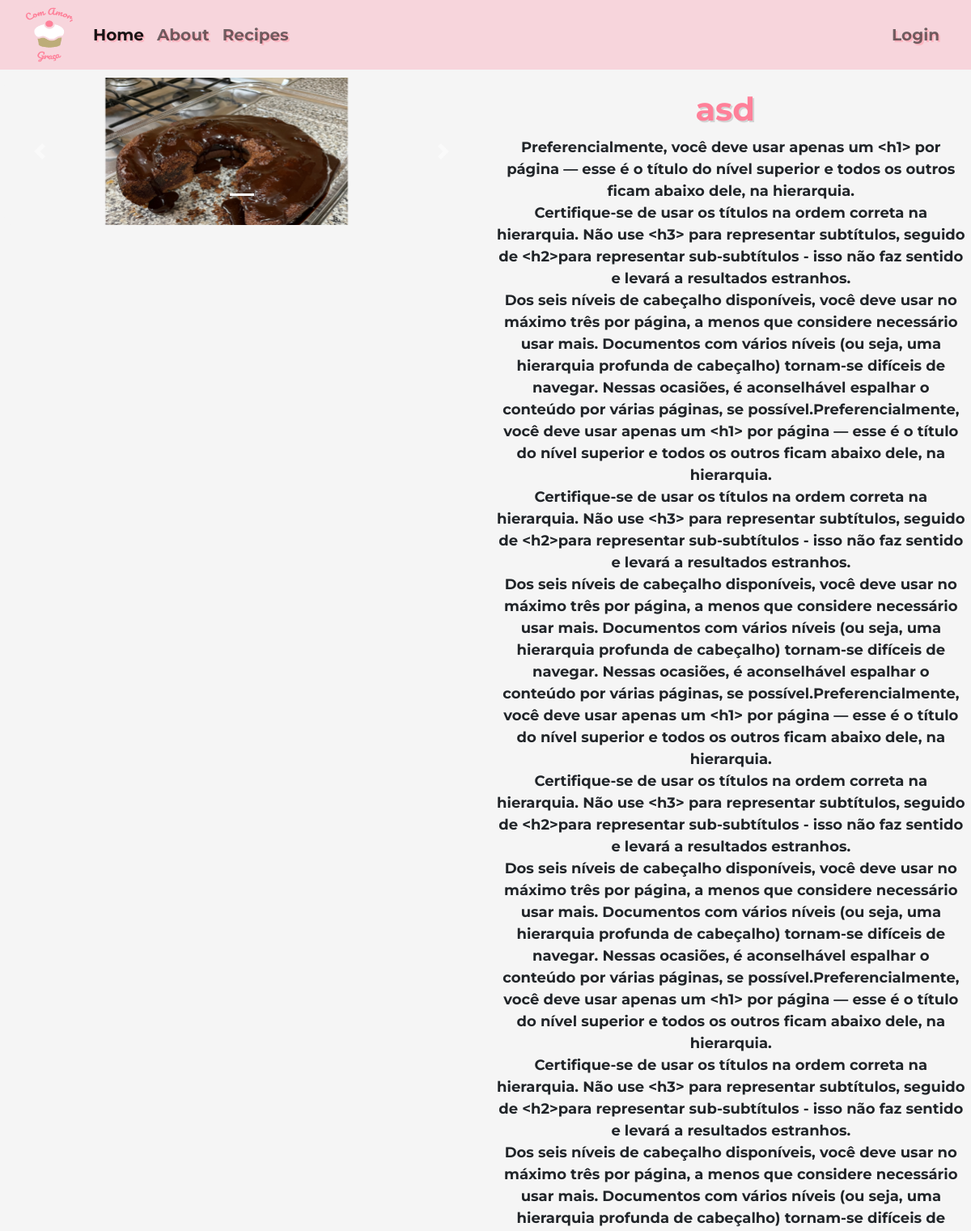
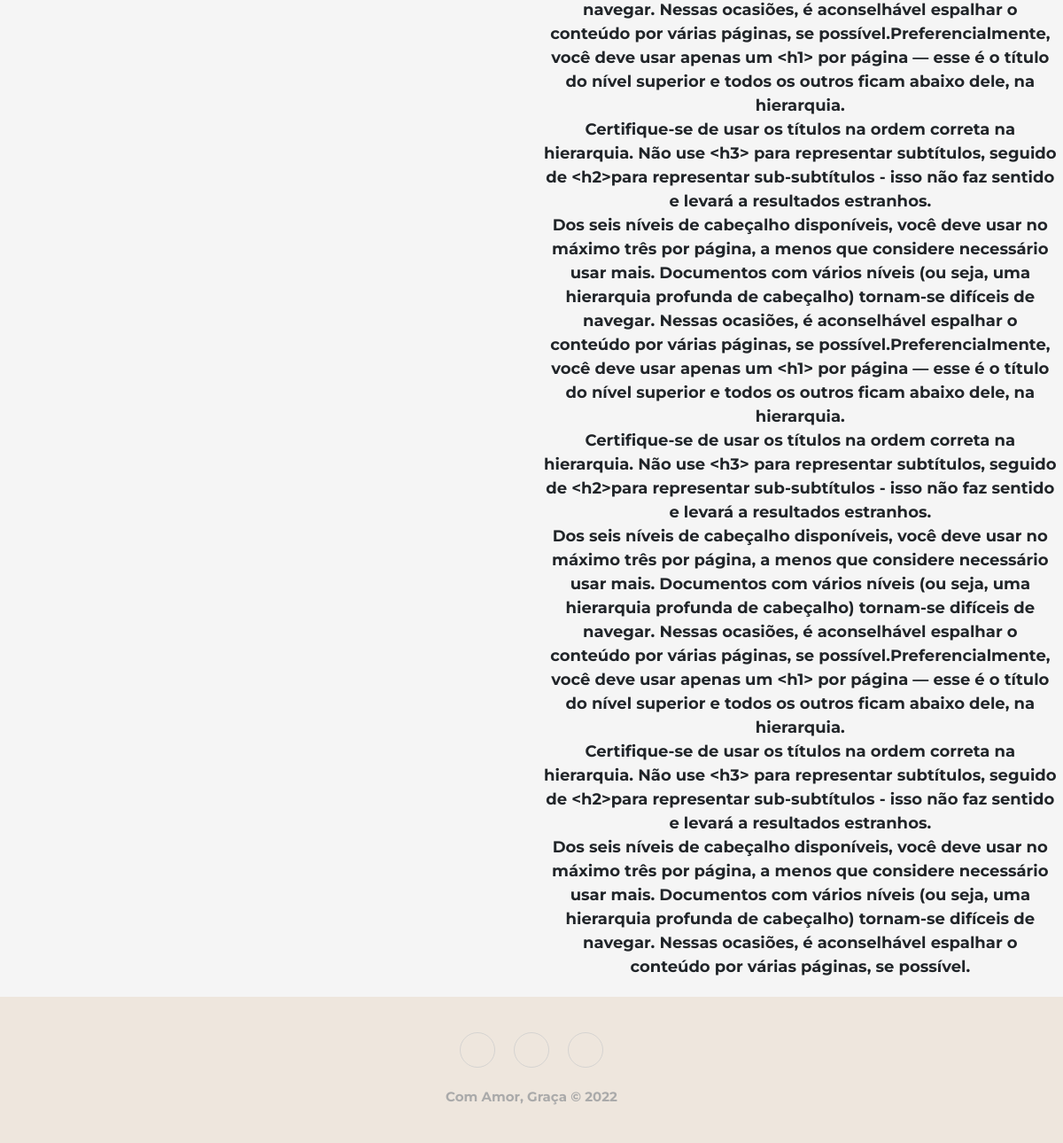
Page /recipes/asd/25 on the committed database (2 pictures, top to bottom).
### flask_program/models_database.py (models this page shows)
class Post(db.Model, UserMixin):
    id = db.Column(db.Integer, primary_key=True)
    carousel = db.Column(db.Integer, nullable=False) # Carousel = 1 means it's to use at carousel, can only be added by adm's not regular users. Carousel = 0 means regular posts from the users.
    description = db.Column(db.Text, nullable=False)
    date = db.Column(db.DateTime(timezone=True), default=func.now())
    filename = db.Column(db.Text, nullable=False)
    img_path = db.Column(db.Text, nullable=False, unique=True)
    title = db.Column(db.Text, nullable=False)
    user_id = db.Column(db.Integer, db.ForeignKey('user.id'))

### flask_program/views.py (the view)
@views.route('/recipes/<string:post_title>/<string:post_id>', methods=['GET','POST'])
def recipes_pag(post_title, post_id):
    post = Post.query.filter(Post.id == post_id).first()
    if post == None:
        return redirect(url_for('views.recipes'))
    post_path = str_to_list(post.filename)
    myfile = upload_folder + post_path[0]
    if os.path.isfile(myfile) == False:
        return redirect(url_for('views.recipes'))
    carousel_buttons = len(post_path)
    return render_template('recipe_details.html', user=current_user, page_title=str(post_title), carouselimg = post_path, post_info = post, carousel_buttons=carousel_buttons)

### flask_program/templates/recipe_details.html (shortened to what this page needs)
{% extends "index.html" %}
{% block link %}
<link rel="stylesheet" href="{{ url_for('static', filename='recipe_details.css') }}">
{% endblock %}
{% block main %}
    <div class="containerRecipes">
        <div class="carouselSize">
            <div id="carouselRecipes" class="carousel slide" data-bs-ride="true">
                <div class="carousel-indicators">
                {% for i in range(carousel_buttons) %}
                    <button type="button" data-bs-target="#carouselRecipes" data-bs-slide-to="{{ loop.index - 1}}" {% if loop.index == 1 %} class="active" aria-current="true"{% endif %} aria-label="Slide {{ loop.index - 1}}"></button>
                {% endfor %}
                </div>
                <div class="carousel-inner carouselRecipes">
                    {% for image in carouselimg %}
                        <div class="carousel-item carouselRecipes-item {% if loop.index == 1 %} active {% endif %}">
                            <img src="{{ url_for('static', filename='uploaded_files/' + image) }}" class="d-block w-100" alt="{{ post_info.title }}" onError="errorFunction()">
                        </div>
                    {% endfor %}
                </div>
                <button class="carousel-control-prev" type="button" data-bs-target="#carouselRecipes" data-bs-slide="prev">
                <span class="carousel-control-prev-icon" aria-hidden="true"></span>
                </button>
                <button class="carousel-control-next" type="button" data-bs-target="#carouselRecipes" data-bs-slide="next">
                <span class="carousel-control-next-icon" aria-hidden="true"></span>
                </button>
            </div>
        </div>
        <div class="recipeDetails">
            <h1>{{ post_info.title }}</h1>
            <pre>{{ post_info.description }}</pre>
        </div>
    </div>
{% endblock %}

### flask_program/static/style.css (style rules this page uses)
body { background-color: #f5f5f5; font-family: 'Montserrat', sans-serif; font-weight: bold; margin-inline: auto; }
main h1 { color: #FF8099; font-weight: bold; margin-top: 15px; text-align: center; text-shadow: 2px 2px lightgray; }

### flask_program/static/recipe_details.css (style rules this page uses)
.containerRecipes { align-items: flex-start; display: flex; width: 100%; }
.carouselSize { width: 50%; margin: 10px 0 10px 5px; }
.carouselRecipes-item { height: 100%; }
.carouselRecipes-item img { border-radius: 10px; }
.recipeDetails { margin: 10px; word-wrap: break-word; width: 50%; }
pre { font-family: 'Montserrat', sans-serif; font-weight: bold; font-size: 18px; margin: 10px; white-space: pre-wrap; white-space: -moz-pre-wrap !important; white-space: -pre-wrap; white-space: -o-pre-wrap; word-wrap: break-word; width: 99%; text-align: center; }

### rows in the picture
Post: title "asd", description "Preferencialmente, você deve usar apenas um <h1> por página — esse é o título do nível superior e todos os outros ficam abaixo dele, na hierarquia. Certifique-se de usar os títulos na ordem correta na hierarquia. Não use <h3> para representar subtítulos, seguido de <h2>para representar sub-subtítulos - isso não faz sentido e levará a resultados estranhos. Dos seis níveis de cabeçalho disponíveis, você deve usar no máximo três por página, a menos que considere necessário usar mais. Documentos com vários níveis (ou seja, uma hierarquia profunda de cabeçalho) tornam-se difíceis de navegar. Nessas ocasiões, é aconselhável espalhar o conteúdo por várias páginas, se possível.Preferencialmente,…"
